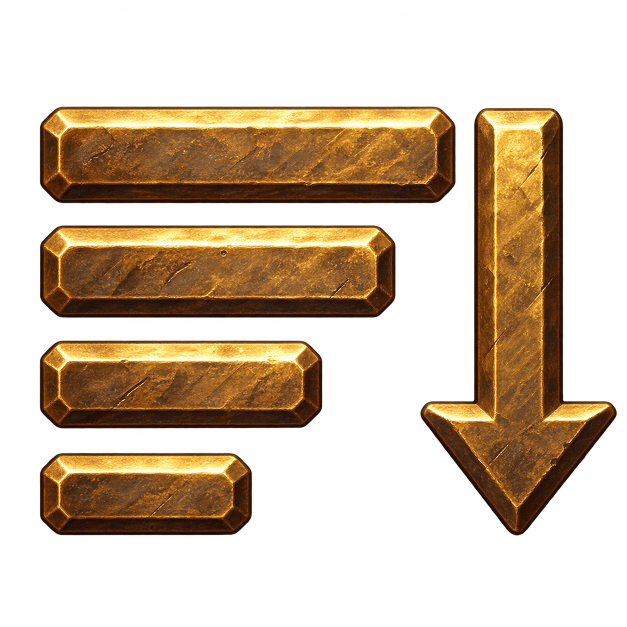
#> input picture assets/hud/sort_master.png, 1254 x 1254 px (shown at 1/2 size)
$ python build_sort_icon.py
#> lines starting #> are read from the running program, lines starting #| are printed output that depends on the picture
"""Crop the generated sort glyph to its alpha bounds and write the HUD icon.

`assets/hud/sort_master.png` (/codex-imagegen) is one glyph on transparency; it is cropped to
its alpha bounds, centred on a square and scaled to the size the HUD draws at twice over.

    python tools/build_sort_icon.py
"""
from __future__ import annotations

import pathlib

from PIL import Image

ROOT = pathlib.Path(__file__).resolve().parent.parent
SRC = ROOT / "assets" / "hud" / "sort_master.png"
DST = ROOT / "apps" / "web" / "public" / "hud" / "sort.webp"
SIZE = 64
# Alpha at or below this is the model's soft haze, not the glyph.
SOLID = 24


def main() -> None:
    sheet = Image.open(SRC).convert("RGBA")
#> sheet is the input picture: PIL image 1254x1254 RGBA; mean R, G, B, A 55.9, 37.1, 16.3, 98.4
    box = sheet.getchannel("A").point(lambda a: 255 if a > SOLID else 0).getbbox()
#> box = (79, 212, 1234, 1071)
    assert box, f"{SRC} has no opaque pixels"
    glyph = sheet.crop(box)
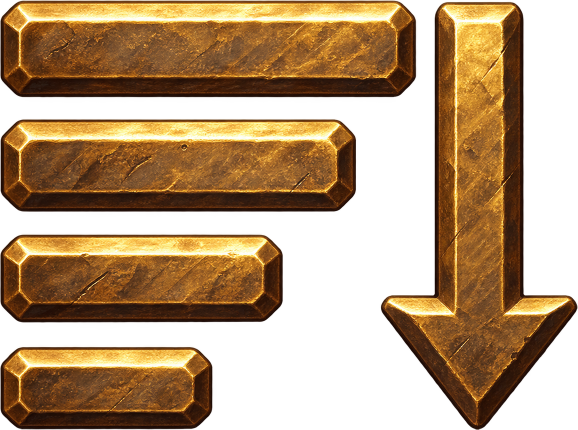
#> glyph: PIL image 1155x859 RGBA (shown at 1/2 size); mean R, G, B, A 87.9, 58.4, 25.8, 156; transparent parts drawn white
    side = max(glyph.size)
#> side = 1155
    square = Image.new("RGBA", (side, side))
#> square: PIL image 1155x1155 RGBA; every value is 0
    square.alpha_composite(glyph, ((side - glyph.width) // 2, (side - glyph.height) // 2))
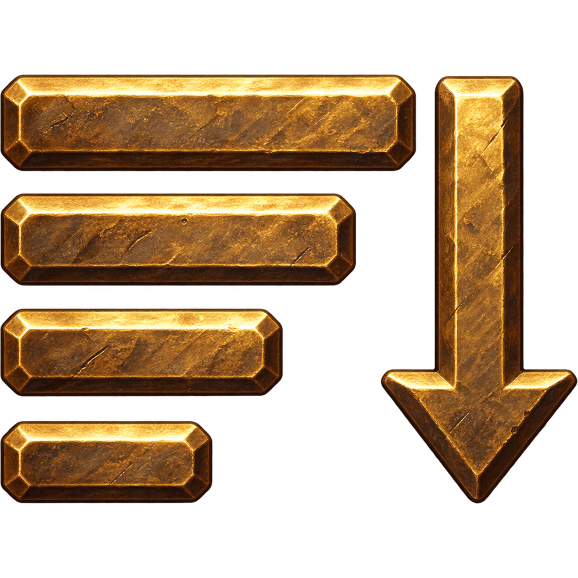
#> square: PIL image 1155x1155 RGBA (shown at 1/2 size); mean R, G, B, A 65.4, 43.4, 19.2, 116; transparent parts drawn white
    square.resize((SIZE, SIZE), Image.LANCZOS).save(DST, "WEBP", lossless=True, method=6)
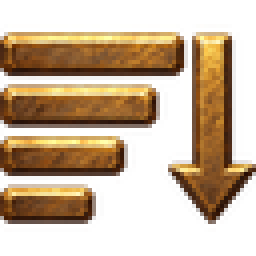
#> saved as sort.webp: PIL image 64x64 RGBA (shown 4 times larger); mean R, G, B, A 74.8, 49.9, 21.1, 116.2; transparent parts drawn white
#> (the run stopped early here; a loop or call above may not have finished)

$ run again, with assets/hud/boss_bar_frame_v1.png copied over assets/hud/sort_master.png
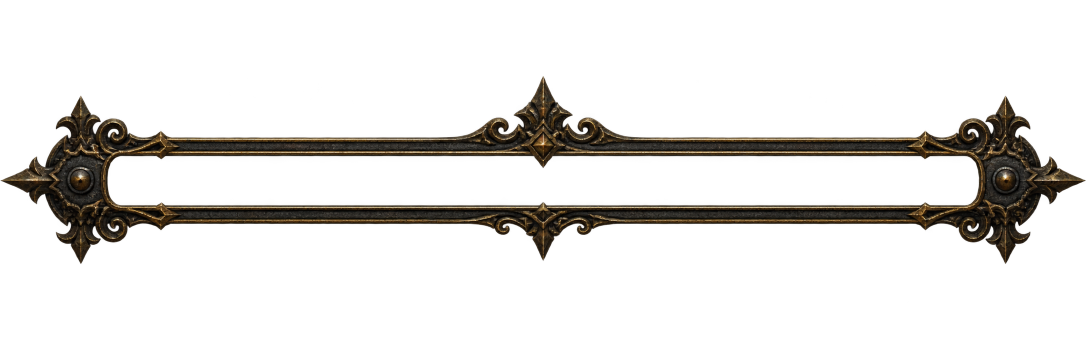
#> input picture assets/hud/boss_bar_frame_v1.png, 2172 x 724 px (shown at 1/2 size)
#> in main, sheet is the input picture: PIL image 2172x724 RGBA; mean R, G, B, A 9.4, 7.3, 4.8, 34.8
#> box = (1, 152, 2172, 528)
#> in main, `glyph = sheet.crop(box)`:
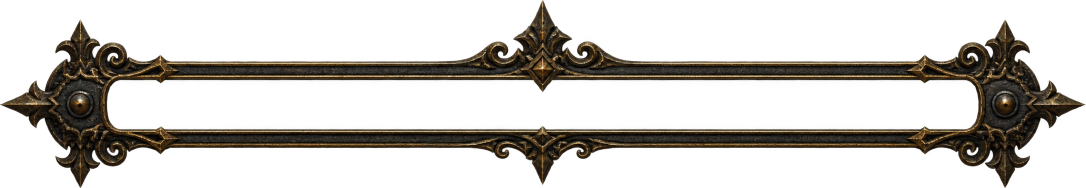
#> glyph: PIL image 2171x376 RGBA (shown at 1/2 size); mean R, G, B, A 18.1, 14, 9.2, 67; transparent parts drawn white
#> in main, `square.resize((SIZE, SIZE), Image.LANCZOS).save(DST, "WEBP", lossless=..`:
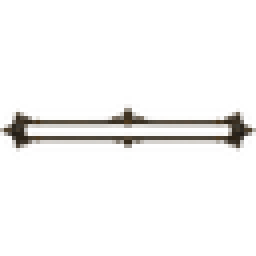
#> saved as sort.webp: PIL image 64x64 RGBA (shown 4 times larger); mean R, G, B, A 9.6, 6.8, 4.3, 12; transparent parts drawn white

$ run again, with assets/hud/es-segment-socket-v1.png copied over assets/hud/sort_master.png
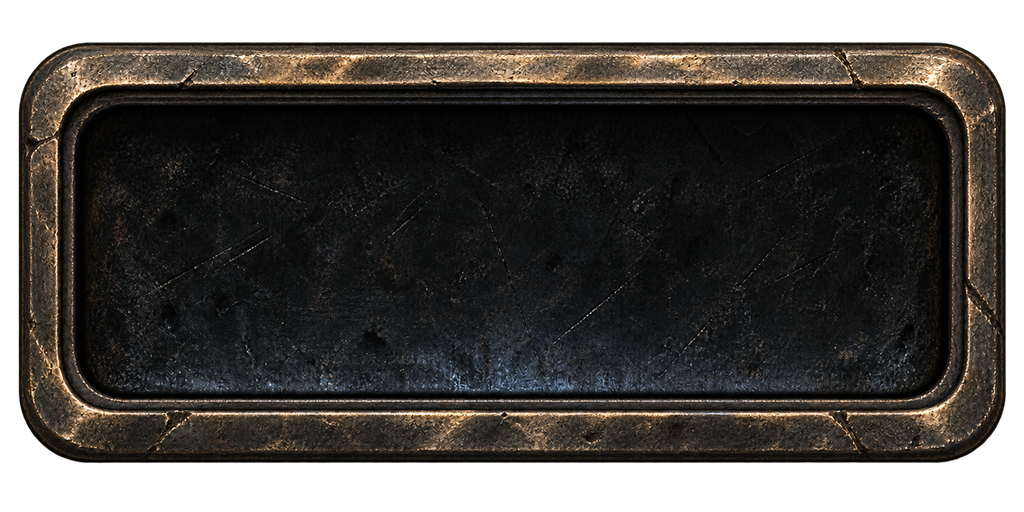
#> input picture assets/hud/es-segment-socket-v1.png, 1024 x 512 px
#> in main, sheet is the input picture: PIL image 1024x512 RGBA; mean R, G, B, A 30.9, 28.2, 25.2, 197.8
#> box = (18, 42, 1006, 463)
#> in main, `glyph = sheet.crop(box)`:
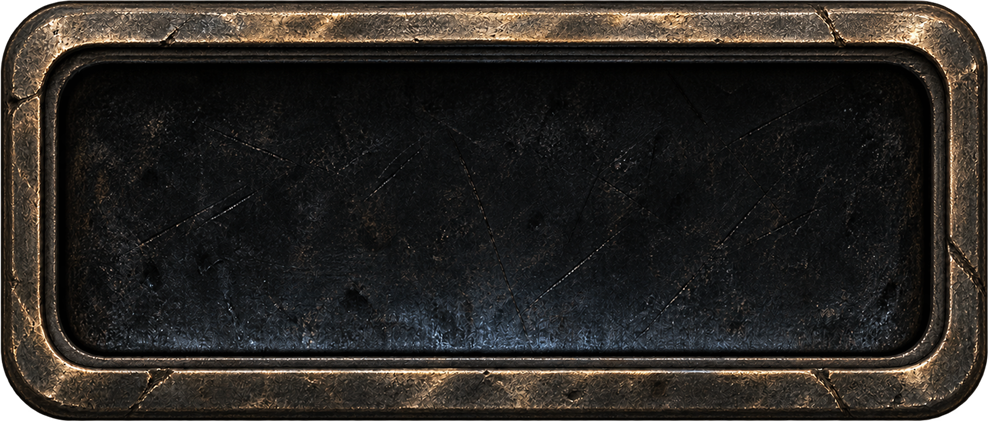
#> glyph: PIL image 988x421 RGBA; mean R, G, B, A 38.8, 35.4, 31.6, 249.4; transparent parts drawn white
#> in main, `square.resize((SIZE, SIZE), Image.LANCZOS).save(DST, "WEBP", lossless=..`:
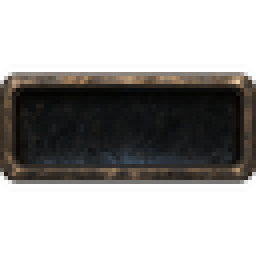
#> saved as sort.webp: PIL image 64x64 RGBA (shown 4 times larger); mean R, G, B, A 18.6, 16.5, 14.8, 106.4; transparent parts drawn white
